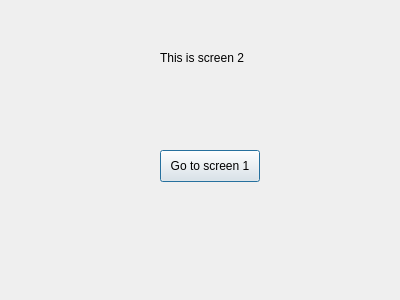
<?xml version="1.0" encoding="UTF-8"?>
<ui version="4.0">
 <class>Dialog</class>
 <widget class="QDialog" name="Dialog">
  <property name="geometry">
   <rect>
    <x>0</x>
    <y>0</y>
    <width>400</width>
    <height>300</height>
   </rect>
  </property>
  <property name="windowTitle">
   <string>Dialog</string>
  </property>
  <widget class="QLabel" name="label">
   <property name="geometry">
    <rect>
     <x>160</x>
     <y>50</y>
     <width>121</width>
     <height>16</height>
    </rect>
   </property>
   <property name="text">
    <string>This is screen 2</string>
   </property>
  </widget>
  <widget class="QPushButton" name="button">
   <property name="geometry">
    <rect>
     <x>160</x>
     <y>150</y>
     <width>100</width>
     <height>32</height>
    </rect>
   </property>
   <property name="text">
    <string>Go to screen 1</string>
   </property>
  </widget>
 </widget>
 <resources/>
 <connections/>
</ui>
